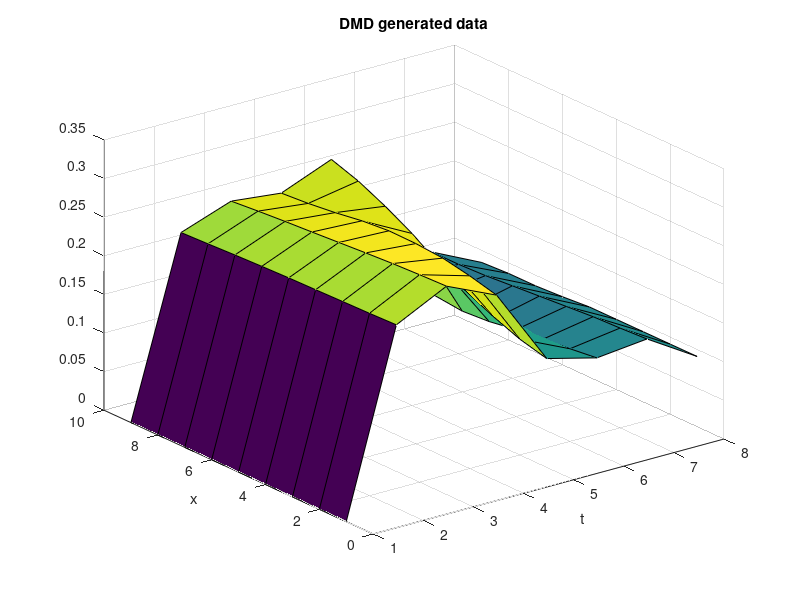
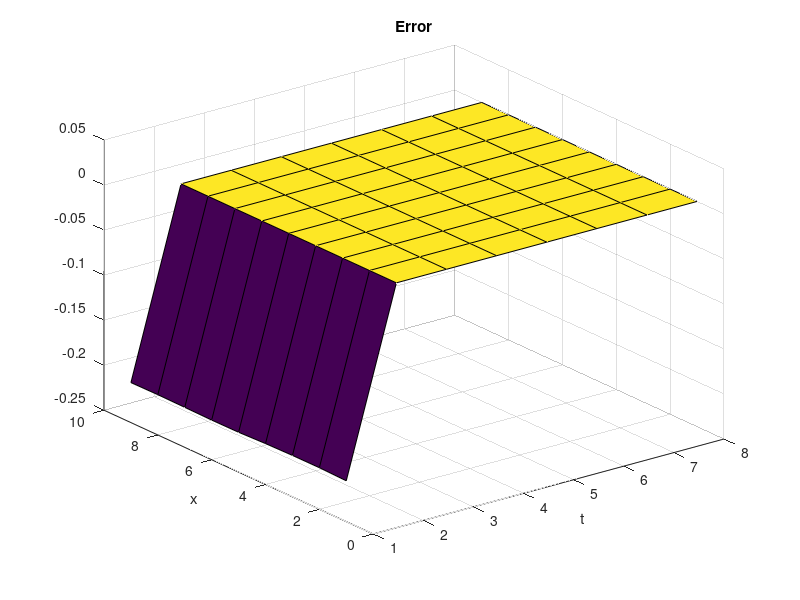

These charts were generated, in order, by the following MATLAB code:
clear all
close all
clc

b_th180 = [
    0.2047    0.2039    0.2040    0.2046    0.2058    0.2060    0.2056    0.2053    0.2056;
    0.2373    0.2362    0.2355    0.2347    0.2340    0.2329    0.2316    0.2300    0.2286;
    0.2698    0.2686    0.2670    0.2648    0.2623    0.2598    0.2575    0.2548    0.2517;
    0.2406    0.2496    0.2565    0.2593    0.2598    0.2567    0.2513    0.2472    0.2445;
    0.1409    0.1500    0.1637    0.1802    0.1989    0.2227    0.2420    0.2586    0.2706;
    0.1242    0.1200    0.1164    0.1127    0.1071    0.1046    0.1083    0.1163    0.1308;
    0.1311    0.1292    0.1279    0.1252    0.1225    0.1198    0.1170    0.1156    0.1156;
    0.0909    0.0909    0.0909    0.0909    0.0909    0.0881    0.0862    0.0862    0.0844;
    0.1412    0.1399    0.1372    0.1335    0.1301    0.1272    0.1247    0.1216    0.1185];


rank = 8;
b_untrans = b_th180;
b_th180_T = b_th180';

 raw = b_th180_T;
  r = rank;
  t = linspace(0,9,9);
  fs = 0;
  
  x = raw(:, 1:end-1);
  y = raw(:, 2:end);
  first_frame = raw(:, 1);

  % finalize our timebase
  dt = mean(diff(t));
  tfinal = t(end) + dt*fs;
  time = [t(1):dt:tfinal];

  % truncated SVD
  [U1, S1, V1] = svd(x, 'econ');

  if isempty(r)==1
    U = U1;
    V = V1;
    S = S1;
  else
    U = U1(:, 1:r);
    V = V1(:, 1:r);
    S = S1(1:r, 1:r);
  end

  % linear map s.t. y = Ax
  Atilde = U'*y*V*diag(1./diag(S));
  [eV, D] = eig(Atilde); mu = diag(D); omg = log(mu)/dt;
  mud = U*eV; y0 = mud\first_frame;

  % compute modes
  for iterate = 2:length(time)-1
    kip(:, iterate) = (y0.*exp(omg*time(iterate)));
  end

  sig = diag(S);
%&&&&&&&&&&&&&&&&&&&&&&&&&&&&&&&&&&&&&&&&&&&&&&&&&&&&&&&&&&&&&&&&&&&&&&&&&&
%&&&&&&&&&&&&&&&&&&&&&&&&&&&&&&&&&&&&&&&&&&&&&&&&&&&&&&&&&&&&&&&&&&&&&&&&&&
% u_dmd = Phi*u_modes;
u_dmd = mud*kip;
% err_dmd = mean(mean(abs(real(u_dmd)-b_th180_T)));
% X_DMD = Phi*X_inter;
% rel_err_dmd = err_dmd/err_svd;

figure(11)
surf(real(u_dmd))
xlabel('t')
ylabel('x')
title('DMD generated data')
figure(12)
surf(real(u_dmd)-b_th180_T(:,1:end-1))
xlabel('t')
ylabel('x')
title('Error')
